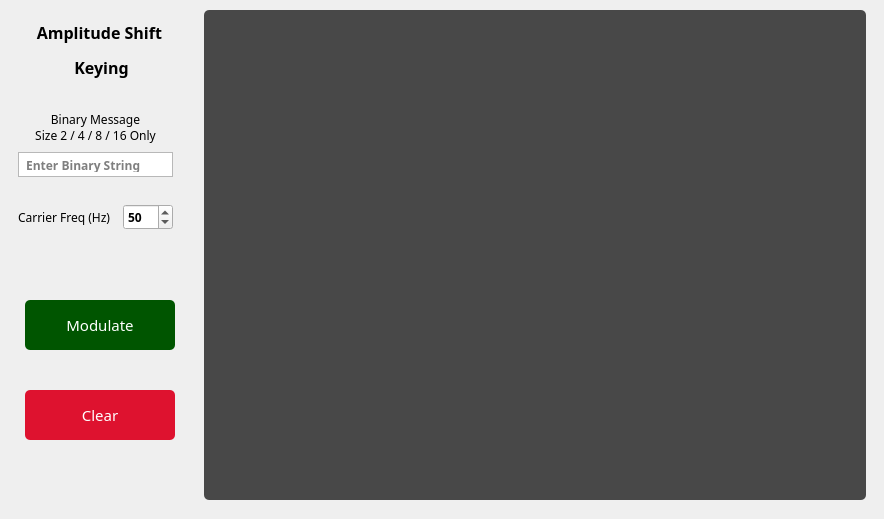
      <widget class="QWidget" name="tab_3">
       <attribute name="title">
        <string>ASK</string>
       </attribute>
       <widget class="QFrame" name="ASK_graph_layout">
        <property name="geometry">
         <rect>
          <x>195</x>
          <y>0</y>
          <width>680</width>
          <height>510</height>
         </rect>
        </property>
        <property name="sizePolicy">
         <sizepolicy hsizetype="Fixed" vsizetype="Fixed">
          <horstretch>0</horstretch>
          <verstretch>0</verstretch>
         </sizepolicy>
        </property>
        <property name="maximumSize">
         <size>
          <width>880</width>
          <height>510</height>
         </size>
        </property>
        <property name="styleSheet">
         <string notr="true"/>
        </property>
        <layout class="QVBoxLayout" name="graph_layout_3">
         <item>
          <widget class="MplWidget" name="MplWidgetASK" native="true">
           <property name="sizePolicy">
            <sizepolicy hsizetype="Preferred" vsizetype="Preferred">
             <horstretch>0</horstretch>
             <verstretch>0</verstretch>
            </sizepolicy>
           </property>
           <property name="maximumSize">
            <size>
             <width>880</width>
             <height>490</height>
            </size>
           </property>
           <property name="styleSheet">
            <string notr="true">background-color: rgba(0,0,0,0.7);
border-radius: 5px;</string>
           </property>
          </widget>
         </item>
        </layout>
       </widget>
       <widget class="QPushButton" name="modulateBtnASK">
        <property name="geometry">
         <rect>
          <x>25</x>
          <y>300</y>
          <width>150</width>
          <height>50</height>
         </rect>
        </property>
        <property name="font">
         <font>
          <family>Product Sans</family>
          <pointsize>11</pointsize>
          <weight>50</weight>
          <bold>false</bold>
          <stylestrategy>PreferDefault</stylestrategy>
          <kerning>false</kerning>
         </font>
        </property>
        <property name="focusPolicy">
         <enum>Qt::StrongFocus</enum>
        </property>
        <property name="acceptDrops">
         <bool>false</bool>
        </property>
        <property name="autoFillBackground">
         <bool>false</bool>
        </property>
        <property name="styleSheet">
         <string notr="true">QPushButton {
background-color: rgb(0, 85, 0);
border-radius: 5px;
color: #FFFFFF;
}

QPushButton:hover {
background-color: rgb(0, 100, 0);
}</string>
        </property>
        <property name="text">
         <string>Modulate</string>
        </property>
        <property name="iconSize">
         <size>
          <width>16</width>
          <height>16</height>
         </size>
        </property>
        <property name="autoDefault">
         <bool>false</bool>
        </property>
        <property name="default">
         <bool>false</bool>
        </property>
        <property name="flat">
         <bool>false</bool>
        </property>
       </widget>
       <widget class="QFrame" name="dataInpBox_3">
        <property name="geometry">
         <rect>
          <x>0</x>
          <y>90</y>
          <width>191</width>
          <height>161</height>
         </rect>
        </property>
        <layout class="QVBoxLayout" name="verticalLayout_4">
         <item>
          <widget class="QFrame" name="horizontalFrame_5">
           <property name="maximumSize">
            <size>
             <width>16777215</width>
             <height>100</height>
            </size>
           </property>
           <layout class="QVBoxLayout" name="verticalLayout_5">
            <item>
             <widget class="QLabel" name="label_11">
              <property name="font">
               <font>
                <family>Product Sans</family>
                <pointsize>9</pointsize>
                <weight>50</weight>
                <bold>false</bold>
                <stylestrategy>PreferDefault</stylestrategy>
               </font>
              </property>
              <property name="text">
               <string>Binary Message
Size 2 / 4 / 8 / 16 Only</string>
              </property>
              <property name="alignment">
               <set>Qt::AlignCenter</set>
              </property>
             </widget>
            </item>
            <item>
             <widget class="QTextEdit" name="messageInputASK">
              <property name="sizePolicy">
               <sizepolicy hsizetype="Preferred" vsizetype="Preferred">
                <horstretch>0</horstretch>
                <verstretch>0</verstretch>
               </sizepolicy>
              </property>
              <property name="maximumSize">
               <size>
                <width>16777215</width>
                <height>25</height>
               </size>
              </property>
              <property name="font">
               <font>
                <family>Product Sans</family>
                <weight>75</weight>
                <bold>true</bold>
                <stylestrategy>PreferDefault</stylestrategy>
               </font>
              </property>
              <property name="styleSheet">
               <string notr="true"/>
              </property>
              <property name="inputMethodHints">
               <set>Qt::ImhDigitsOnly</set>
              </property>
              <property name="frameShape">
               <enum>QFrame::StyledPanel</enum>
              </property>
              <property name="verticalScrollBarPolicy">
               <enum>Qt::ScrollBarAlwaysOff</enum>
              </property>
              <property name="placeholderText">
               <string> Enter Binary String</string>
              </property>
             </widget>
            </item>
           </layout>
          </widget>
         </item>
         <item>
          <widget class="QFrame" name="horizontalFrame_8">
           <property name="maximumSize">
            <size>
             <width>16777215</width>
             <height>50</height>
            </size>
           </property>
           <layout class="QHBoxLayout" name="horizontalLayout_10">
            <item>
             <widget class="QLabel" name="label_14">
              <property name="font">
               <font>
                <family>Product Sans</family>
                <pointsize>9</pointsize>
                <weight>50</weight>
                <bold>false</bold>
                <stylestrategy>PreferDefault</stylestrategy>
               </font>
              </property>
              <property name="text">
               <string>Carrier Freq (Hz)  </string>
              </property>
             </widget>
            </item>
            <item>
             <widget class="QSpinBox" name="carrierFreqInputASK">
              <property name="font">
               <font>
                <family>Product Sans</family>
                <weight>75</weight>
                <bold>true</bold>
                <stylestrategy>PreferDefault</stylestrategy>
               </font>
              </property>
              <property name="minimum">
               <number>25</number>
              </property>
              <property name="maximum">
               <number>100</number>
              </property>
              <property name="value">
               <number>50</number>
              </property>
             </widget>
            </item>
           </layout>
          </widget>
         </item>
        </layout>
       </widget>
       <widget class="QLabel" name="label_16">
        <property name="geometry">
         <rect>
          <x>16</x>
          <y>20</y>
          <width>171</width>
          <height>61</height>
         </rect>
        </property>
        <property name="font">
         <font>
          <family>Product Sans</family>
          <pointsize>12</pointsize>
          <weight>75</weight>
          <bold>true</bold>
          <stylestrategy>PreferDefault</stylestrategy>
         </font>
        </property>
        <property name="text">
         <string>&lt;html&gt;&lt;head/&gt;&lt;body&gt;&lt;p&gt;Amplitude Shift &lt;/p&gt;&lt;p&gt;Keying&lt;/p&gt;&lt;/body&gt;&lt;/html&gt;</string>
        </property>
        <property name="alignment">
         <set>Qt::AlignCenter</set>
        </property>
       </widget>
       <widget class="QPushButton" name="clearBtnASK">
        <property name="geometry">
         <rect>
          <x>25</x>
          <y>390</y>
          <width>150</width>
          <height>50</height>
         </rect>
        </property>
        <property name="font">
         <font>
          <family>Product Sans</family>
          <pointsize>11</pointsize>
          <weight>50</weight>
          <bold>false</bold>
          <stylestrategy>PreferDefault</stylestrategy>
          <kerning>false</kerning>
         </font>
        </property>
        <property name="focusPolicy">
         <enum>Qt::StrongFocus</enum>
        </property>
        <property name="acceptDrops">
         <bool>false</bool>
        </property>
        <property name="autoFillBackground">
         <bool>false</bool>
        </property>
        <property name="styleSheet">
         <string notr="true">QPushButton {
background-color: #de122f;
border-radius: 5px;
color: #FFFFFF;
}

QPushButton:hover {
background-color: #ef344f;
}</string>
        </property>
        <property name="text">
         <string>Clear</string>
        </property>
        <property name="iconSize">
         <size>
          <width>16</width>
          <height>16</height>
         </size>
        </property>
        <property name="autoDefault">
         <bool>false</bool>
        </property>
        <property name="default">
         <bool>false</bool>
        </property>
        <property name="flat">
         <bool>false</bool>
        </property>
       </widget>
      </widget>
